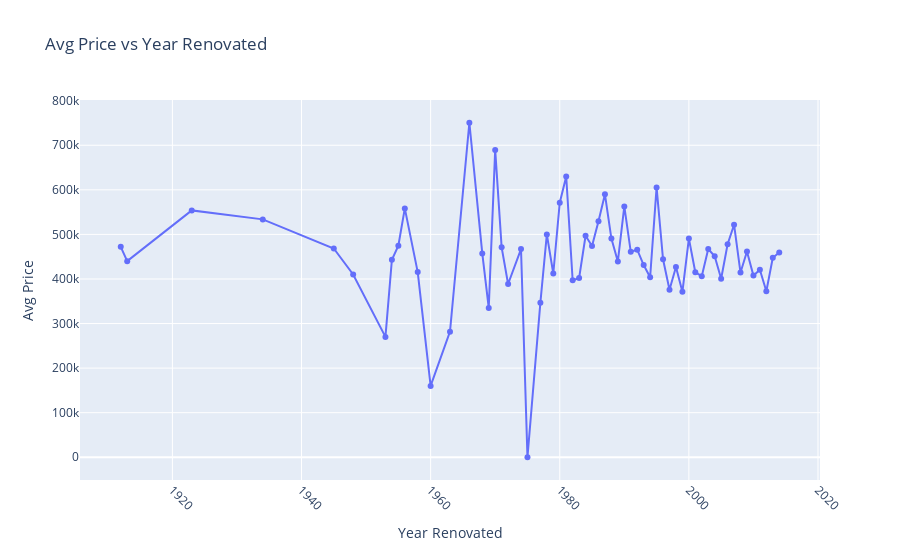

The notebook cell this image was saved under:
### Code cell
#yr_renovated vs price 


fig2 = px.line(
    df_copydata[df_copydata['yr_renovated'] > 0].groupby('yr_renovated')['price'].mean().reset_index(),
    x='yr_renovated', y='price',
    title='Avg Price vs Year Renovated',
    labels={'yr_renovated': 'Year Renovated', 'price': 'Avg Price'},
    markers=True
)
fig2.update_layout(xaxis_tickangle=45)
fig2.show()

### Figure 1 — Plotly figure (JSON) as saved in the notebook; plotly's stock layout.template omitted (floating-point values rounded to 4 significant figures)
{"data": [{"hovertemplate": "Year Renovated=%{x}<br>Avg Price=%{y}<extra></extra>", "legendgroup": "", "line": {"color": "#636efa", "dash": "solid"}, "marker": {"symbol": "circle"}, "mode": "lines+markers", "name": "", "orientation": "v", "showlegend": false, "type": "scatter", "x": [1912, 1913, 1923, 1934, 1945, 1948, 1953, 1954, 1955, 1956, 1958, 1960, 1963, 1966, 1968, 1969, 1970, 1971, 1972, 1974, 1975, 1977, 1978, 1979, 1980, 1981, 1982, 1983, 1984, 1985, 1986, 1987, 1988, 1989, 1990, 1991, 1992, 1993, 1994, 1995, 1996, 1997, 1998, 1999, 2000, 2001, 2002, 2003, 2004, 2005, 2006, 2007, 2008, 2009, 2010, 2011, 2012, 2013, 2014], "xaxis": "x", "y": [472100.0, 440000.0, 553800.0, 533700.0, 468400.0, 410000.0, 270000.0, 443000.0, 474500.0, 558300.0, 415500.0, 160000.0, 281800.0, 750500.0, 457300.0, 334900.0, 689600.0, 470900.0, 388700.0, 467100.0, 0.0, 346800.0, 500000.0, 412300.0, 571200.0, 630000.0, 396900.0, 402200.0, 497000.0, 473900.0, 529300.0, 590000.0, 490700.0, 439400.0, 562800.0, 461000.0, 465700.0, 431300.0, 403900.0, 605500.0, 444100.0, 375800.0, 426700.0, 371200.0, 490800.0, 415000.0, 406200.0, 467300.0, 451000.0, 400400.0, 477900.0, 521700.0, 414400.0, 461500.0, 407500.0, 420700.0, 372300.0, 447700.0, 459500.0], "yaxis": "y"}], "layout": {"legend": {"tracegroupgap": 0}, "title": {"text": "Avg Price vs Year Renovated"}, "xaxis": {"anchor": "y", "domain": [0, 1], "tickangle": 45, "title": {"text": "Year Renovated"}}, "yaxis": {"anchor": "x", "domain": [0, 1], "title": {"text": "Avg Price"}}}}
